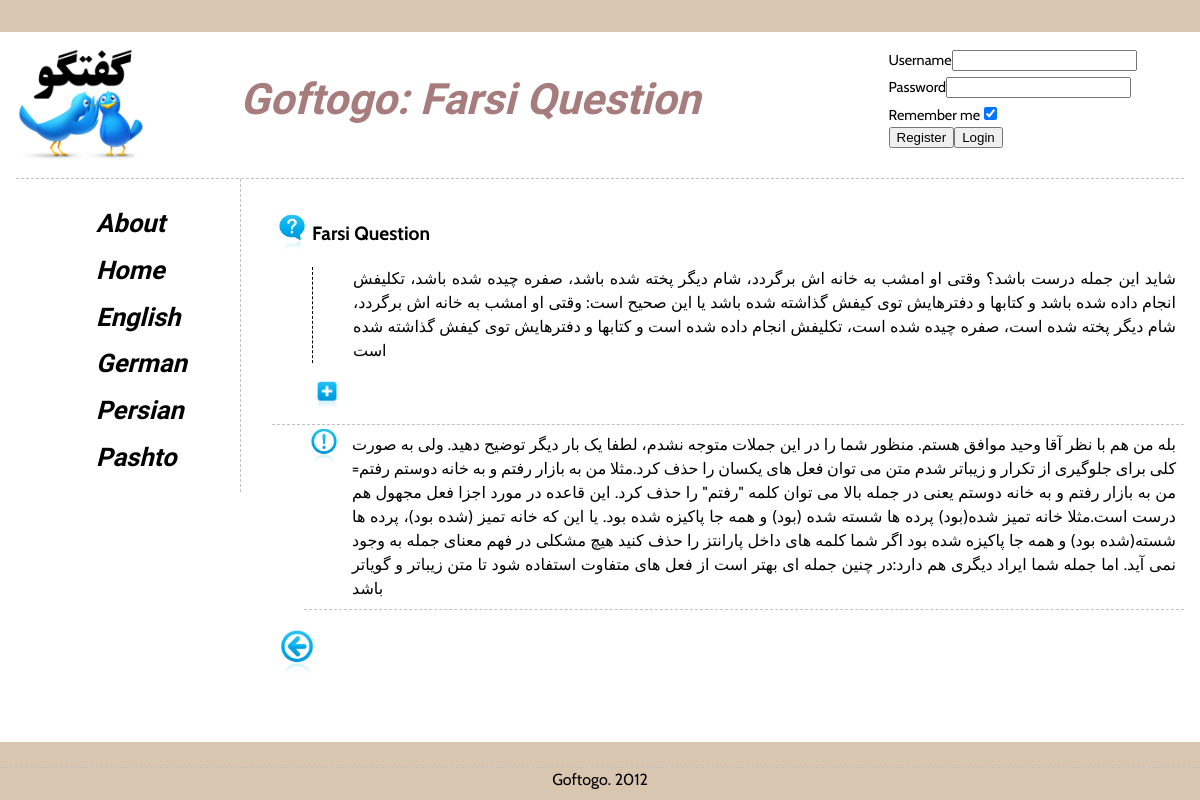
Page /index.php/main/qshow/4 on the committed database.
### tables this page shows
CREATE TABLE IF NOT EXISTS `Question` (
  `questionID` int(11) NOT NULL AUTO_INCREMENT,
  `catID` int(11) DEFAULT NULL,
  `userID` int(11) DEFAULT NULL,
  `title` varchar(140) NOT NULL,
  `body` text NOT NULL,
  `rank` int(11) NOT NULL DEFAULT '0',
  `date` datetime DEFAULT NULL,
  PRIMARY KEY (`questionID`)
);

CREATE TABLE IF NOT EXISTS `Answer` (
  `answerID` int(11) NOT NULL AUTO_INCREMENT,
  `questionID` int(11) DEFAULT NULL,
  `userID` int(11) DEFAULT NULL,
  `body` text NOT NULL,
  `rank` int(11) NOT NULL DEFAULT '0',
  `date` datetime DEFAULT NULL,
  PRIMARY KEY (`answerID`),
  UNIQUE KEY `answeredDate` (`date`)
);

### application/controllers/main.php (called while the page is built, shortened)
<?php
class Main extends CI_Controller {
	public function __construct() {
		$this -> load -> model('question_model');
		$this -> load -> model('answer_model');
	}
	public function _loadviews($content, $data) {
		$this -> session -> set_userdata('last_visited', current_url());
		$data['loginbox'] = TRUE;
		$this -> load -> view('main_view', init_view_data($content, $data));
	}
	public function qshow($qid) {
		$data['question'] = $this -> question_model -> get_details($qid);
		$data['title'] = lang('title_main') . ': ' . $data['question'] -> title;
		$data['answers'] = $this -> answer_model -> get_answers($qid);
		$data['backlink'] = anchor($this -> session -> userdata('last_visited'), lang('w_back'), "class=backlink");
		$this -> _loadviews('qdetails', $data);
	}
}

### index.php (called while the page is built, shortened)
<?php
require_once BASEPATH.'core/CodeIgniter.php';

### application/models/question_model.php (called while the page is built, shortened)
<?php
class Question_model extends CI_Model {
	public function get_details($qid) {
		$query = $this -> db -> get_where('Question', array('questionID' => $qid));
		return $query -> first_row();
	}
}

### application/models/answer_model.php (called while the page is built)
<?php
class Answer_model extends CI_Model {
	public function get_answers($qid) {
		$query = $this -> db -> get_where('Answer', array('questionID' => $qid));
		return $query -> result();
	}
}

### application/views/content/qdetails.php (the view, shortened to what this page needs)
<div id="body">
<div class="question">
		<h3><?php echo $question->title; ?></h3>
		<p><?php echo $question->body; ?></p>
<div style="visibility:hidden" id="ajaxresult">
<form action="" method="POST">
  <input type="image" title="load comments" src=<?php echo base_url('img/icons/plus.png'); ?> width=30 name="submitit" id="submitit" onclick="return false" />
</form>
</div>
</div>
<?php foreach ($answers as $answer): ?>
	<div class="answer">
		<?php echo $answer->body; ?>
	</div>
<?php endforeach ?>
<?php echo $backlink?>
</div>

### css/main.css (style rules this page uses)
html, body, ul, ol, li, form, fieldset, legend { margin: 0; padding: 0; }
h1, h2, h3, h4, h5, h6, p { margin-top: 0; }
body { background: #D9C6B0; color: black; line-height: 1.5; padding-top: 2em; padding-right: 2em; }
a { text-decoration: none; color: black; cursor: pointer; }
h3 { font-size: 120%; }
.question, .answer, .comment { border-bottom-width: 1px; border-bottom-style: dashed; border-color: silver; padding: 0.5em; text-align: justify; }
.question { padding-left: 2.5em; background: transparent url(../img/icons/question.png) no-repeat top left; background-size: 40px; }
.answer { margin-left: 2em; padding-left: 3em; background: transparent url(../img/icons/answer.png) no-repeat top left; background-size: 40px; }
a.backlink { margin-top: 1em; display: block; overflow: hidden; text-indent: 100%; white-space: nowrap; background-image: url(../img/icons/back.png); background-size: 50px; background-position: center center; height: 50px; width: 50px; }
.question p { border-left-width: 1px; border-left-style: dashed; padding-left: 2.5em; }

### rows in the picture
question: title "Farsi Question", body "شاید این جمله درست باشد؟ وقتی او امشب به خانه اش برگردد، شام دیگر پخته شده باشد، صفره چیده شده باشد، تکلیفش انجام داده شده باشد و کتابها و دفترهایش توی کیفش گذاشته شده باشد یا این صحیح است: وقتی او امشب به خانه اش برگردد، شام دیگر پخته شده است، صفره چیده شده است، تکلیفش انجام داده شده است و کتابها و دفترهایش توی کیفش گذاشته شده است"
answer: body "بله من هم با نظر آقا وحید موافق هستم. منظور شما را در این جملات متوجه نشدم، لطفا یک بار دیگر توضیح دهید. ولی به صورت کلی برای جلوگیری از تکرار و زیباتر شدم متن می توان فعل های یکسان را حذف کرد.مثلا من به بازار رفتم و به خانه دوستم رفتم= من به بازار رفتم و به خانه دوستم یعنی در جمله بالا می توان کلمه \"رفتم\" را حذف کرد. این قاعده در مورد اجزا فعل مجهول هم درست است.مثلا خانه تمیز شده(بود) پرده ها شسته شده (بود) و همه جا پاکیزه شده بود. یا این که خانه تمیز (شده بود)، پرده ها شسته(شده بود) و همه جا پاکیزه شده بود اگر شما کلمه های داخل پارانتز را حذف کنید هیچ مشکلی در فهم معنای جمله به وجود نمی آید. اما جمله شما ایراد دیگری هم دارد:در چنین جمله ای بهتر است از فعل های متفاوت استفاده شود تا متن…"

### other values in the picture
lang('form_username','username') "Username"
lang('form_password','password') "Password"
lang('form_remember','remember') "Remember me"
$title "Goftogo: Farsi Question"
anchor('', mb_convert_case(lang('w_home'),MB_CASE_TITLE)) "Home"
anchor('util/lang/english', lang('w_lang_en')) "English"
anchor('util/lang/deutsch', lang('w_lang_de')) "German"
anchor('util/lang/farsi', lang('w_lang_fa')) "Persian"
anchor('util/lang/pashto', lang('w_lang_ps')) "Pashto"
lang('title_main') "Goftogo"
